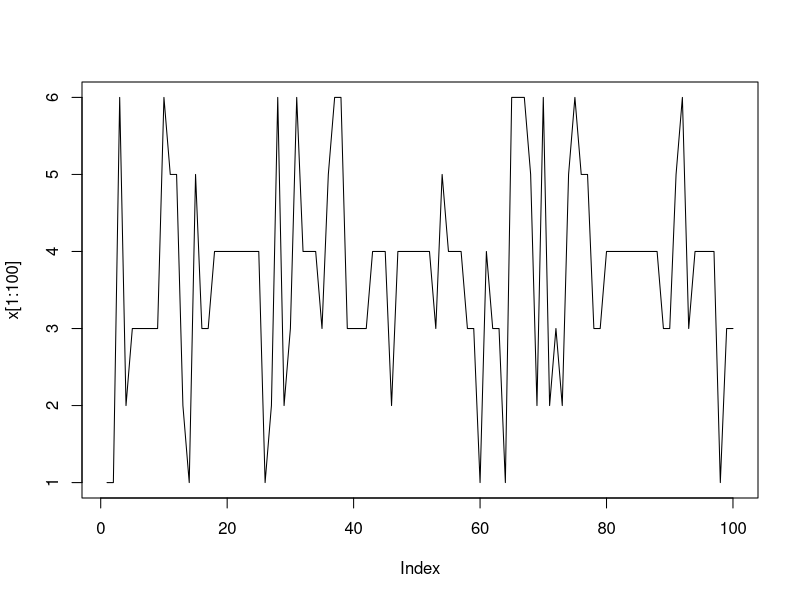
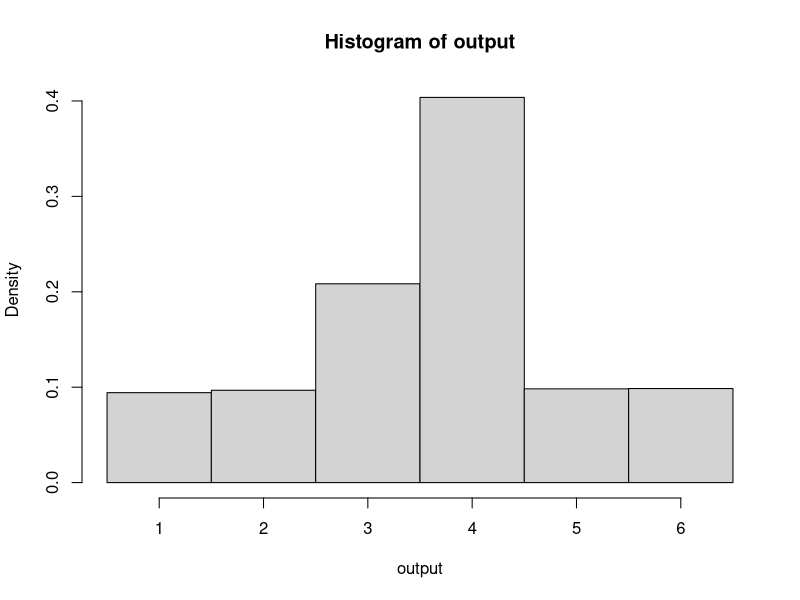
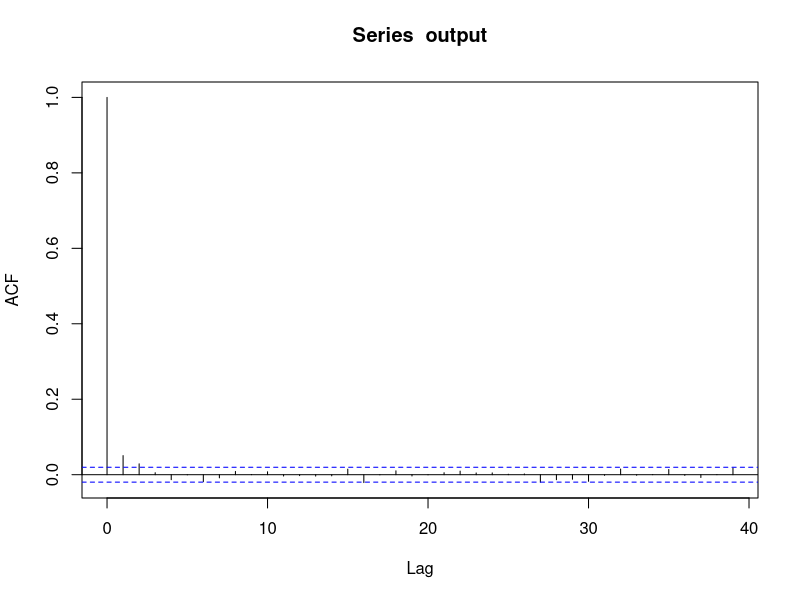

Write R code to recreate these figures, in order.
## ---- chunk 1
knitr::opts_chunk$set(echo = TRUE)
## ---- chunk 2
###################
#6. demo: Metropolis algorithm
# target: to sample from a distribition of a loaded die
#    which is a multinomial distribution with  p(x)= [0.1, 0.1, 0.2, 0.4, 0.1, 0.1] 
#		over x=[1,2,3,4,5,6]
#Step -1. select proposal distribution: uniform over 1~6, p(Xi |Xj)=1/6
#Step 0. start with any initial value with 1~6, say x[1]=1
#Step 1. sample x.try from proposal distribution q(x)=1/6, x=[1,2,3,4,5,6]
#Step 2. calculate importance ratio r=min(p(x.try)/p(x.old),1)
#Step 3. sample u from uniform(0,1), x.new =x.try if u<r, otherwise x.new=x.old

p=c(0.1, 0.1, 0.2, 0.4, 0.1, 0.1)
n = 10000
x=rep(NA, n)
x[1]=1
for(i in 2:n)
{
  #this is how we sample from a discrete uniform distribution (1~6) from uniform(0,1)
  x.try=sample(1:6, 1)#ceiling(runif(1,0,1)*6)
  r=min(p[x.try]/p[x[i-1]],1)
  u=runif(1,0,1)
  if(u<r)
    x[i]=x.try
  else
    x[i]=x[i-1]
}

#you can plot the trajectory of this chain
plot(x[1:100],type="l")
  #then you will see it converges fast
output=x[101:n]
#you can summarize the sample
summary(output)
sd(output)
#you can draw the sample histogram
hist(output,freq=FALSE,breaks=0.5+0:6) # plotting the sample density
#you can draw the autocorrelation function of the sample vector of data
acf(output) # the ACF of the samples
